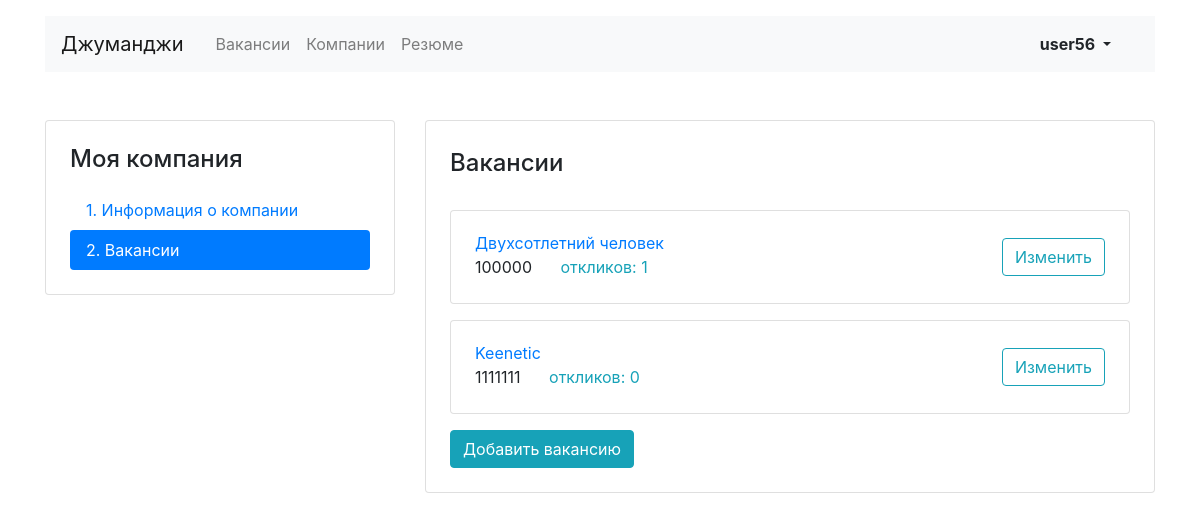
Screenshot of /my_vacancies/ (signed in) with the database file from the repository.
### vacancy/models.py (models this page shows, shortened)
class Vacancy(models.Model):
    title = models.CharField(max_length=50, verbose_name="Название вакансии")
    speciality = models.ForeignKey(Speciality, related_name="vacancies", on_delete=models.PROTECT, null=True,
                                   blank=True)
    company = models.ForeignKey(Company, related_name="vacancies", on_delete=models.PROTECT, null=True, blank=True)
    skills = models.TextField("Требуемые навыки")
    description = models.TextField(verbose_name="Описание вакансии")
    salary_min = models.IntegerField(verbose_name="Зарплата от")
    salary_max = models.IntegerField(verbose_name="Зарплата до")
    published_at = models.DateTimeField(default=timezone.now)

### vacancy/views.py (the view)
# urls.py: path('my_vacancies/', MyVacancyListView.as_view(), name='my_vacancies'),
class MyVacancyListView(ListView):
    def dispatch(self, request, *args, **kwargs):
        company = ''
        try:
            company = Company.objects.all().get(owner=self.request.user)
        except:
            pass
        if not company:
            return redirect('vacancy:add_company')
        return super().dispatch(request, *args, **kwargs)
    model = Vacancy
    template_name = 'company/vacancy-list.html'
    def get_context_data(self, **kwargs):
        company = self.request.user.company
        context = super(MyVacancyListView, self).get_context_data(**kwargs)
        self.request.session['return_path'] = self.request.get_full_path()
        context['vacancies'] = company.vacancies.all().annotate(count=Count('applications'))
        return context

### templates/company/vacancy-list.html
{% extends 'vacancies/base.html' %}
{% block content %}
    <main class="container mt-3 pb-5">
        <div class="row mt-5">
            <div class="col-12 col-lg-4">
                <aside class="pt-3 pb-4 px-4 mb-5 card">
                    <h1 class="h4 pt-2 pb-2">Моя компания</h1>
                    <div class="nav flex-column nav-pills" id="v-pills-tab" role="tablist" aria-orientation="vertical">
                        <a class="nav-link" href="{% url 'vacancy:edit_company' %}">1. Информация о&nbsp;компании</a>
                        <a class="nav-link active" href="#">2. Вакансии</a>
                    </div>
                </aside>
            </div>
            <div class="col-12 col-lg-8">
                <div class="card">
                    <div class="card-body px-4 pb-4">
                        <section class="tab-pane fade show active">
                            <h2 class="h4 pt-2 pb-3">Вакансии</h2>
                            {% if vacancies.count > 0 %}
                                {% for vacancy in vacancies %}
                                    <div class="card mt-3">
                                        <div class="card-body px-4">
                                            <div class="row align-items-center">
                                                <div class="col-6 col-lg-8">
                                                    <a href="{% url 'vacancy:vacancy_id' vacancy.id %}"
                                                       class="mb-1">{{ vacancy.title }}</a>
                                                    <p class="mb-1">
                                                        <span class="mr-4">{{ vacancy.salary_min }}</span>
                                                        <a href="{% url 'vacancy:applications' vacancy.pk %}" class="text-info">откликов: {{ vacancy.count }}</a>
                                                    </p>
                                                </div>
                                                <div class="col-6 col-lg-4 text-right">
                                                    <a href="{% url 'vacancy:edit_vacancies' vacancy.pk %}"
                                                       class="btn btn-outline-info">Изменить</a>
                                                </div>
                                            </div>
                                        </div>
                                    </div>
                                {% endfor %}
                            {% else %}
                                <p class="alert alert-info" role="alert">
                                    У вас пока нет вакансий, но вы можете создать первую!
                                </p>
                            {% endif %}
                            <a href="{% url 'vacancy:add_vacancies' %}" class="btn btn-info mt-3">Добавить вакансию</a>
                        </section>
                    </div>
                </div>
            </div>
        </div>
    </main>
{% endblock %}

### templates/vacancies/base.html (shortened to what this page needs)
<!DOCTYPE html>
<html lang="ru">
<head>
  <link rel="stylesheet" href="https://stackpath.bootstrapcdn.com/bootstrap/4.3.1/css/bootstrap.min.css">
</head>
<body>
  <header class="container mt-3">
    <nav class="navbar navbar-expand-lg navbar-light bg-light">
      <a class="navbar-brand mr-4" href={% url 'vacancy:home' %}>Джуманджи</a>
      <div class="collapse navbar-collapse justify-content-between" id="navbarNav">
        <ul class="navbar-nav col-10">
          <li class="nav-item">
            {% url 'vacancy:vacancies' as url %}
             <a class="nav-link nav-link {% if url == request.path %} active {% endif %}" href={% url 'vacancy:vacancies' %}>Вакансии</a>
          </li>
          <li class="nav-item">
              {% url 'vacancy:companies' as url %}
            <a class="nav-link {% if url == request.path %} active {% endif %}" href={% url 'vacancy:companies' %}>Компании</a>
          </li>
          <li class="nav-item">
              {% url 'resume:resume_list' as url %}
            <a class="nav-link {% if url == request.path %} active {% endif %}" href="{% url 'resume:resume_list' %}">Резюме</a>
          </li>
        </ul>
         <ul class="navbar-nav col-2 justify-content-end">
            {% if request.user.is_authenticated %}
              <li class="nav-item active">
                <div class="btn-group">
                  <button type="button" class="btn dropdown-toggle font-weight-bold" data-toggle="dropdown" aria-haspopup="true" aria-expanded="false">
                    {{ user }}
                  </button>
                </div>
              </li>
            {% else %}
            <li class="nav-item active">
              <a href="{% url 'vacancy:login_page' %}" class="nav-link font-weight-bold">Вход</a>
            </li>
          {% endif %}
        </ul>
      </div>
    </nav>
  </header>
    {% block content %} {% endblock %}
</body>
</html>

### rows the page displays
Vacancy: title "Двухсотлетний человек", salary_min "100000", count "1"
Vacancy: title "Keenetic", salary_min "1111111", count "0"

### other values shown
{{ user }} "user56"
